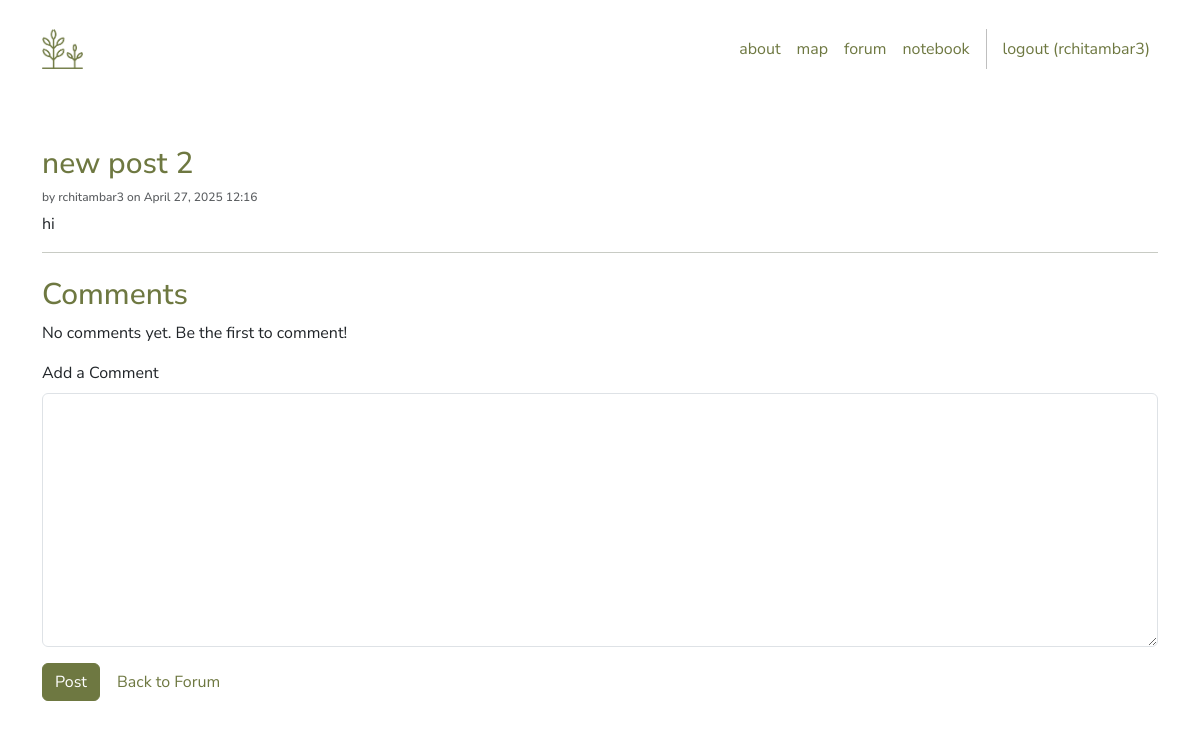
The app's page /forum/post/3/ (signed in), older data.
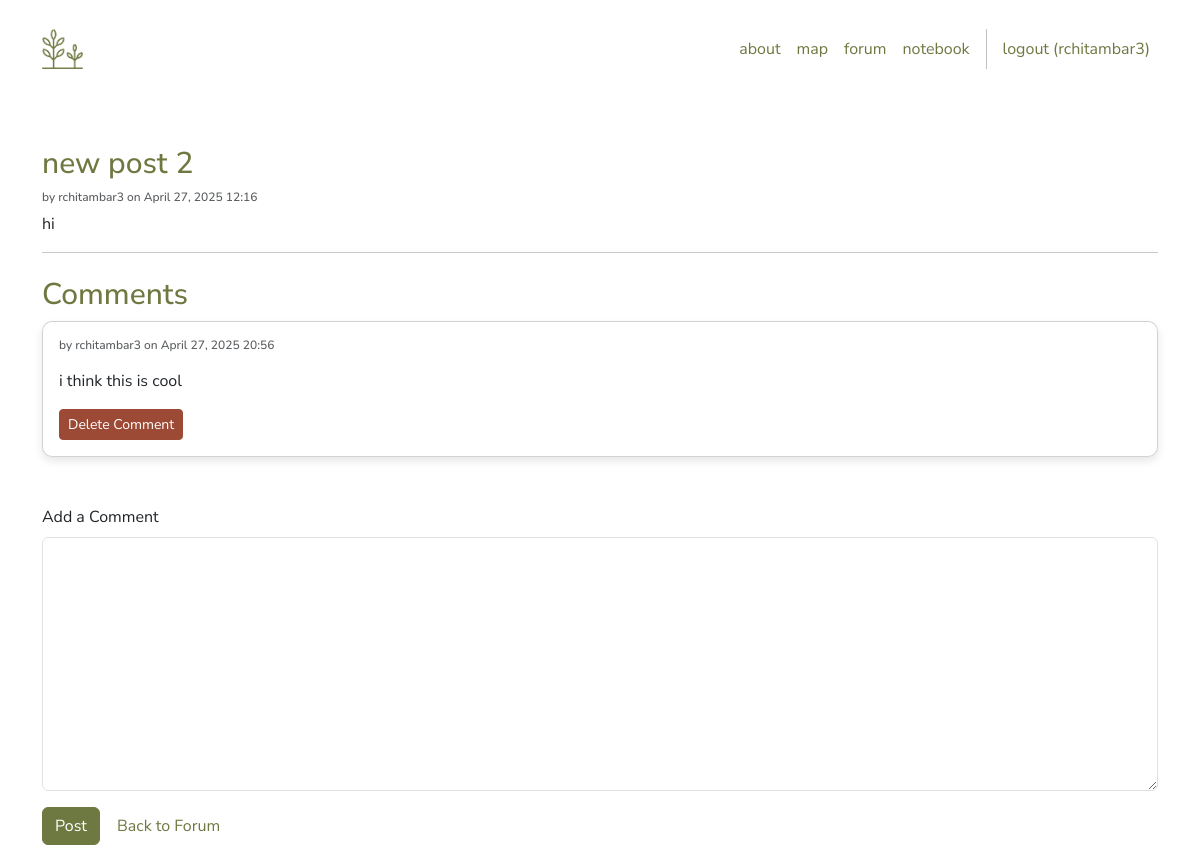
The same page, newer data.
### forum/models.py (models this page shows, shortened)
class Comment(models.Model):
    post = models.ForeignKey(Post, on_delete=models.CASCADE, related_name="comments")
    author = models.ForeignKey(User, on_delete=models.CASCADE)
    content = models.TextField()
    created_at = models.DateTimeField(auto_now_add=True)

### forum/views.py (the view)
# urls.py: path('post/<int:post_id>/', views.view_post, name='view_post'),
@login_required
def view_post(request, post_id):
    post = get_object_or_404(Post, id=post_id)
    comments = post.comments.all().order_by('created_at')
    if request.method == 'POST':
        form = CommentForm(request.POST)
        if form.is_valid():
            comment = form.save(commit=False)
            comment.post = post
            comment.author = request.user
            comment.save()
            return redirect('view_post', post_id=post.id)
    else:
        form = CommentForm()
    return render(request, 'forum/view_post.html', {'post': post, 'comments': comments, 'form': form})

### forum/forms.py
class CommentForm(forms.ModelForm):
    class Meta:
        model = Comment
        fields = ['content']

### forum/templates/forum/view_post.html (shortened to what this page needs)
{% extends "base.html" %}
{% load widget_tweaks %}
{% block content %}
<div class="container mt-5">
    <h3>{{ post.title }}</h3>
    <h6 class="text-muted">by {{ post.author.username }} on {{ post.created_at|date:"F d, Y H:i" }}</h6>
    <div class="mb-4">{{ post.content }}
        <hr />
    </div>
    <h3>Comments</h3>
    {% for comment in comments %}
        <div class="card mb-5">
            <div class="card-body">
                <h6 class="text-muted mb-3">by {{ comment.author.username }} on {{ comment.created_at|date:"F d, Y H:i" }}</h6>
                <p>{{ comment.content }}</p>
                {% if user == comment.author %}
                    <form method="POST" action="{% url 'delete_comment' comment.id %}" class="mt-2" onsubmit="return confirm('Are you sure you want to delete this comment?');">
                        <button type="submit" class="btn btn-sm btn-danger">Delete Comment</button>
                    </form>
                {% endif %}
            </div>
        </div>
    {% empty %}
        <p>No comments yet. Be the first to comment!</p>
    {% endfor %}
    <form method="POST" class="mb-3">
        <div class="mb-3">
            <label for="{{ form.content.id_for_label }}" class="form-label">Add a Comment</label>
            {{ form.content|add_class:"form-control" }}
        </div>
        <button type="submit" class="btn btn-primary">Post</button>
        <a href="{% url 'forum_home' %}" class="btn btn-link text-start text-decoration-none">Back to Forum</a>
    </form>
</div>
{% endblock content %}

Row changes from the older to the newer data that the page shows:
added Comment: author.username "rchitambar3", created_at "April 27, 2025 20:56", content "i think this is cool", shows "Delete Comment"
Text that changed along with them:
text no longer shown: "No comments yet. Be the first to comment!"
